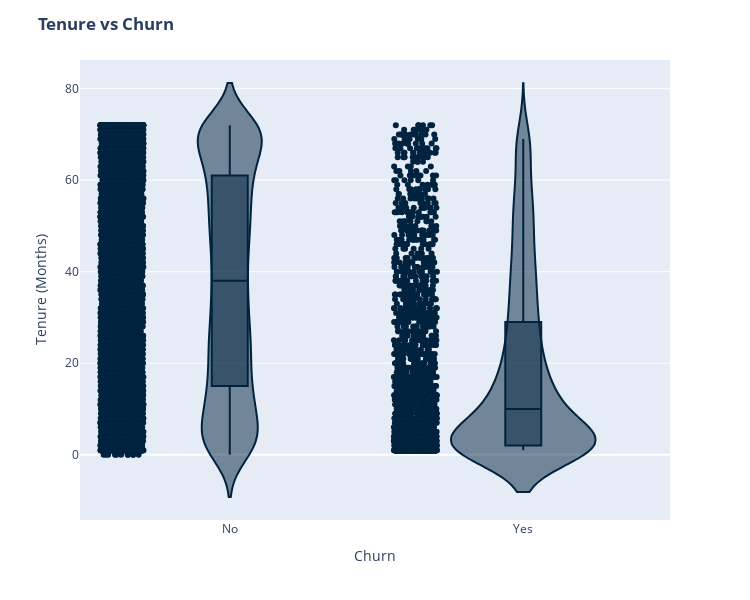

The cell this chart's notebook holds for it:
### Markdown cell above
Approximately 75% of customers with Month-to-Month Contracts choose to leave the service, compared to 13% of customers wtih One-YearContracts and 3% with Two-Year Contracts. This suggest that customers with Month-to-Month contracts are more likely to churn.

### Code cell
custom_colors = ["#00233f", "#00233f"]

fig = px.violin(df, x='Churn', y='tenure', box=True, points="all", color_discrete_sequence=custom_colors)
fig.update_yaxes(title_text='Tenure (Months)')
fig.update_xaxes(title_text='Churn')

fig.update_layout(autosize=True, width=750, height=600, title_font=dict(size=25, family='Courier'), title='<b>Tenure vs Churn</b>')

fig.show()

### Figure 1 — Plotly figure (JSON) as saved in the notebook; plotly's stock layout.template omitted (floating-point values rounded to 4 significant figures; data arrays with more than 128 entries replaced by an {"elided": "..."} marker saying what was removed)
{"data": [{"alignmentgroup": "True", "box": {"visible": true}, "hovertemplate": "Churn=%{x}<br>tenure=%{y}<extra></extra>", "legendgroup": "", "marker": {"color": "#00233f"}, "name": "", "offsetgroup": "", "orientation": "v", "points": "all", "scalegroup": "True", "showlegend": false, "type": "violin", "x": {"elided": "7043 str values"}, "x0": " ", "xaxis": "x", "y": {"elided": "7043 int values"}, "y0": " ", "yaxis": "y"}], "layout": {"autosize": true, "height": 600, "legend": {"tracegroupgap": 0}, "margin": {"t": 60}, "title": {"text": "<b>Tenure vs Churn</b>"}, "violinmode": "group", "width": 750, "xaxis": {"anchor": "y", "autorange": true, "domain": [0, 1], "range": [-0.5102, 1.5], "title": {"text": "Churn"}, "type": "category"}, "yaxis": {"anchor": "x", "autorange": true, "domain": [0, 1], "range": [-14.26, 86.26], "title": {"text": "Tenure (Months)"}, "type": "linear"}}}
